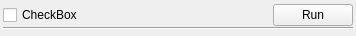
<?xml version="1.0" encoding="UTF-8"?>
<ui version="4.0">
 <class>MainWindow</class>
 <widget class="QMainWindow" name="MainWindow">
  <property name="geometry">
   <rect>
    <x>0</x>
    <y>0</y>
    <width>356</width>
    <height>36</height>
   </rect>
  </property>
  <property name="windowTitle">
   <string>MainWindow</string>
  </property>
  <widget class="QWidget" name="centralwidget">
   <layout class="QHBoxLayout" name="horizontalLayout" stretch="0">
    <property name="spacing">
     <number>0</number>
    </property>
    <property name="leftMargin">
     <number>3</number>
    </property>
    <property name="topMargin">
     <number>3</number>
    </property>
    <property name="rightMargin">
     <number>3</number>
    </property>
    <property name="bottomMargin">
     <number>3</number>
    </property>
    <item>
     <layout class="QVBoxLayout" name="verticalLayout">
      <property name="spacing">
       <number>0</number>
      </property>
      <item>
       <layout class="QHBoxLayout" name="horizontalLayout_2" stretch="1,0">
        <item>
         <widget class="QCheckBox" name="ProcessName_CBOX">
          <property name="text">
           <string>CheckBox</string>
          </property>
         </widget>
        </item>
        <item>
         <widget class="QPushButton" name="Run_BTN">
          <property name="text">
           <string>Run</string>
          </property>
         </widget>
        </item>
       </layout>
      </item>
      <item>
       <widget class="Line" name="line">
        <property name="orientation">
         <enum>Qt::Horizontal</enum>
        </property>
       </widget>
      </item>
     </layout>
    </item>
   </layout>
  </widget>
 </widget>
 <resources/>
 <connections/>
</ui>
